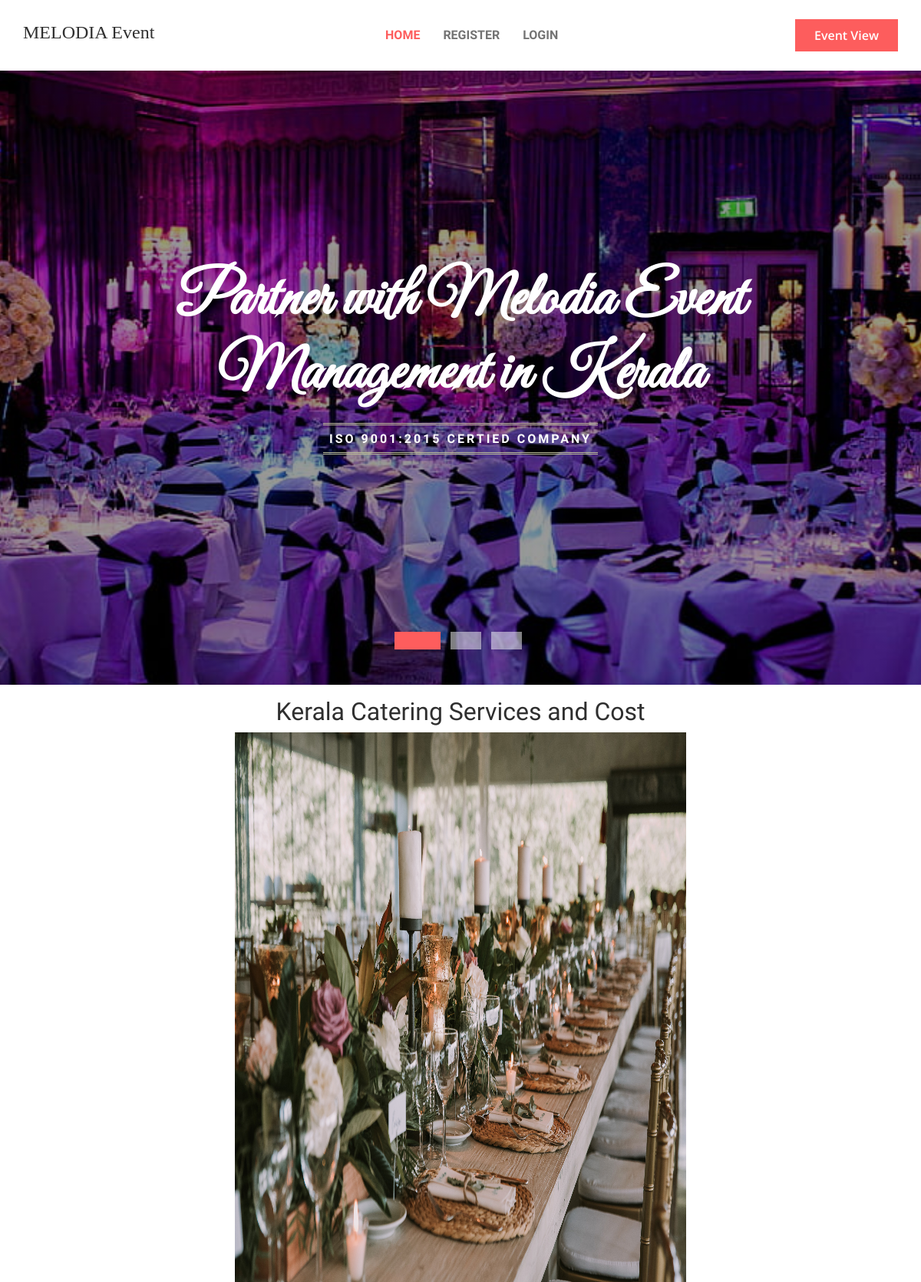
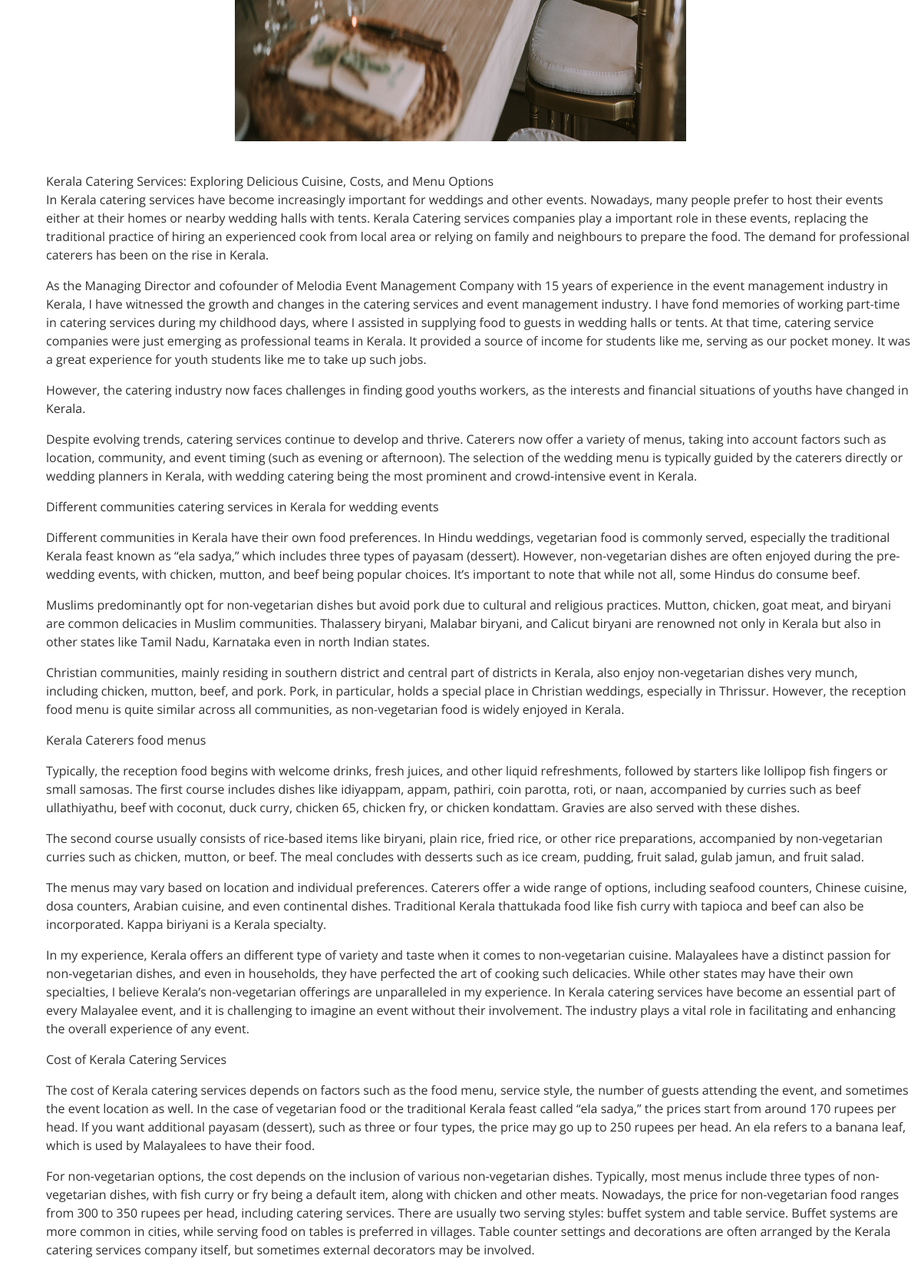
Page /storydetail/4 (upper part) on the committed database (2 pictures, top to bottom).
### event_bloom/models.py (models this page shows, shortened)
class Story(models.Model):
    image=models.ImageField(upload_to='media/image',blank=True,null=True)
    name=models.CharField(max_length=50)
    outline =  models.TextField()
    desc = models.TextField()

### event_bloom/views.py (the view)
# urls.py: path('storydetail/<int:id>',views.storydetail,name='storydetail'),
def storydetail(request,id):
    s=Story.objects.get(id=id)
    return render(request,'storydetail.html',{'s':s})

### template/storydetail.html
{% extends 'base.html' %}
{% load static %}
{% block content %}
<div class="container-fluid">
  <div class="row mt-3 mb-3">
    <div class="col-12">
      <center>
        <h2>{{s.name}}</h2>
        <img src="{{s.image.url}}" height="900px" width="50%">
      </center>
    </div>
    <div class="col-12">
      <br>
      <div class="text-dark ms-5">
        <p class="text-dark" style="width:60%; margin-left:300px; text-decoration:justify;">{{s.desc|linebreaks}}</p>
      </div>
    </div>
  </div>
</div>
{% endblock %}

### rows in the picture
Story: name "Kerala Catering Services and Cost", image (picture), desc "Kerala Catering Services: Exploring Delicious Cuisine, Costs, and Menu Options In Kerala catering services have become increasingly important for weddings and other events. Nowadays, many people prefer to host their events either at their homes or nearby wedding halls with tents. Kerala Catering services companies play a important role in these events, replacing the traditional practice of hiring an experienced cook from local area or relying on family and neighbours to prepare the food. The demand for professional caterers has been on the rise in Kerala. As the Managing Director and cofounder of Melodia Event Management Company with 15 years of experience in the event management industry…"
